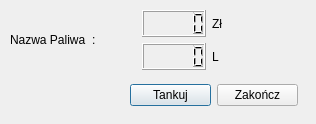
<?xml version="1.0" encoding="UTF-8"?>
<ui version="4.0">
 <class>RefuelingSequence</class>
 <widget class="QDialog" name="RefuelingSequence">
  <property name="geometry">
   <rect>
    <x>0</x>
    <y>0</y>
    <width>316</width>
    <height>124</height>
   </rect>
  </property>
  <property name="windowTitle">
   <string>Tankowanie</string>
  </property>
  <widget class="QWidget" name="layoutWidget">
   <property name="geometry">
    <rect>
     <x>130</x>
     <y>80</y>
     <width>168</width>
     <height>31</height>
    </rect>
   </property>
   <layout class="QHBoxLayout" name="horizontalLayout_3">
    <item>
     <widget class="QPushButton" name="pushButton_refuel">
      <property name="cursor">
       <cursorShape>PointingHandCursor</cursorShape>
      </property>
      <property name="text">
       <string>Tankuj</string>
      </property>
     </widget>
    </item>
    <item>
     <widget class="QPushButton" name="pushButton_finish">
      <property name="cursor">
       <cursorShape>PointingHandCursor</cursorShape>
      </property>
      <property name="text">
       <string>Zakończ</string>
      </property>
     </widget>
    </item>
   </layout>
  </widget>
  <widget class="QWidget" name="">
   <property name="geometry">
    <rect>
     <x>10</x>
     <y>10</y>
     <width>212</width>
     <height>60</height>
    </rect>
   </property>
   <layout class="QHBoxLayout" name="horizontalLayout_4">
    <item>
     <widget class="QLabel" name="label_fuel_name">
      <property name="text">
       <string>Nazwa Paliwa</string>
      </property>
     </widget>
    </item>
    <item>
     <widget class="QLabel" name="label_2">
      <property name="text">
       <string>:</string>
      </property>
     </widget>
    </item>
    <item>
     <layout class="QVBoxLayout" name="verticalLayout">
      <item>
       <layout class="QHBoxLayout" name="horizontalLayout_2">
        <item>
         <widget class="QLCDNumber" name="lcdNumber_price"/>
        </item>
        <item>
         <widget class="QLabel" name="label">
          <property name="text">
           <string>Zł</string>
          </property>
         </widget>
        </item>
       </layout>
      </item>
      <item>
       <layout class="QHBoxLayout" name="horizontalLayout">
        <item>
         <widget class="QLCDNumber" name="lcdNumber_refueling_status"/>
        </item>
        <item>
         <widget class="QLabel" name="label_Liters">
          <property name="text">
           <string>L</string>
          </property>
         </widget>
        </item>
       </layout>
      </item>
     </layout>
    </item>
   </layout>
  </widget>
 </widget>
 <resources/>
 <connections/>
</ui>
